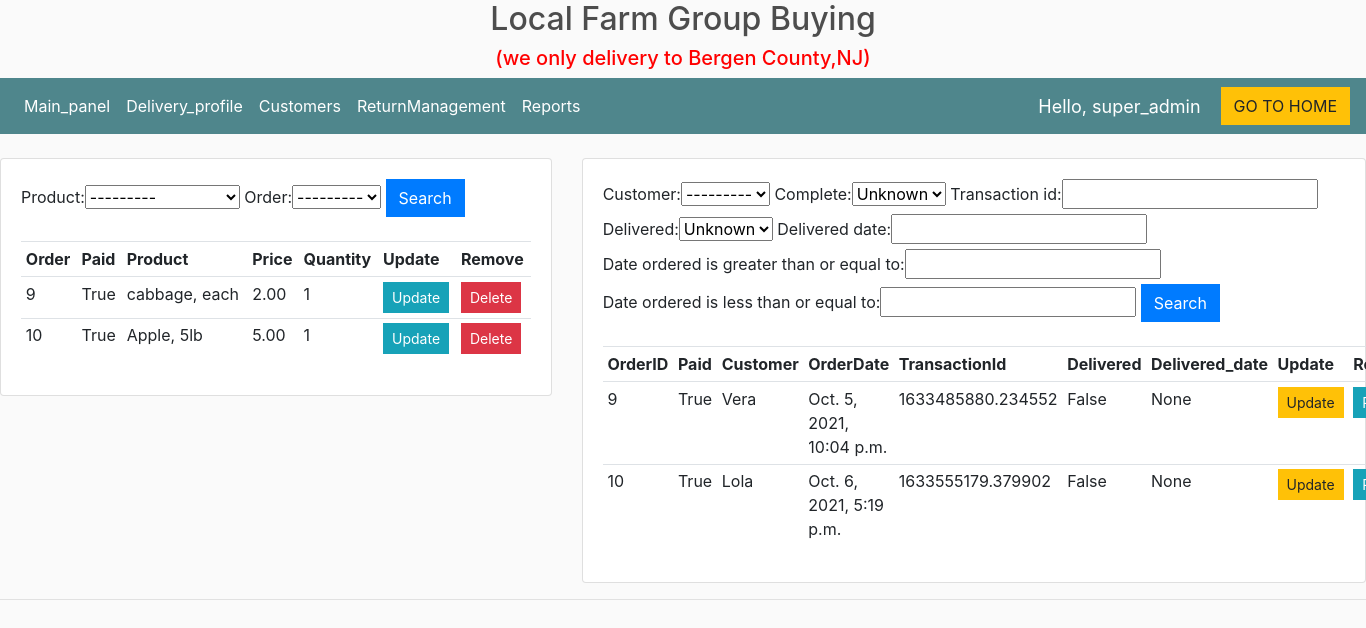
The page /dashboard/ (signed in) on the database its author committed.
### store/models.py (models this page shows, shortened)
class OrderItem(models.Model):
	product = models.ForeignKey(Product, on_delete=models.SET_NULL, null=True)
	order = models.ForeignKey(Order,  on_delete=models.SET_NULL, null=True)
	quantity = models.IntegerField(default=0, null=True, blank=True)

class Order(models.Model):
	customer = models.ForeignKey(Customer, on_delete=models.SET_NULL, null=True, blank=True)
	date_ordered = models.DateTimeField(max_length=100, null=True)
	complete = models.BooleanField(default=False)
	transaction_id = models.CharField(max_length=100, null=True)
	delivered = models.BooleanField(default=False)
	delivered_date = models.DateField(max_length=100, null=True,blank=True)
	def __str__(self):
		return str(self.id)

class Product(models.Model):
	CATEGORY = (
		('Vegetables', 'Vegetables'),
		('Fruits', 'Fruits'),
		('Eggs', 'Eggs'),
	)
	name = models.CharField(max_length=200)
	category = models.CharField(max_length=200, null=True, choices=CATEGORY)
	price = models.FloatField()
	describe = models.CharField(max_length=1000)
	image = models.ImageField(null=True, blank=True)
	def __str__(self):
		return self.name

class Customer(models.Model):
    user = models.OneToOneField(User, null=True, blank=True, on_delete=models.CASCADE)
    name = models.CharField(max_length=200, null=True)
    email = models.EmailField(max_length=200)
    phone = models.CharField(max_length=200)
    profile_pic = models.ImageField(default='touxiang.png', null=True, blank=True)
    def __str__(self):
        return self.name

### store/decorators.py (the view)
   def wrapper_function(request, *args, **kwargs):
      group = None
      if request.user.groups.exists():
         group = request.user.groups.all()[0].name
      if group == 'customer':
         return redirect('customer')
      if group == 'admin':
         return view_func(request, *args, **kwargs)

### store/views.py (called while the page is built)
@login_required(login_url='login')
@admin_only
def dashboard(request):
	items = OrderItem.objects.select_related('product', 'order')
	myFilter1 = OrderFilter(request.GET, queryset=items)
	items = myFilter1.qs
	orders = Order.objects.all()
	myFilter = OrderMatchFilter(request.GET, queryset=orders)
	orders = myFilter.qs
	context = { 'items': items, 'myFilter1': myFilter1, 'orders': orders, 'myFilter': myFilter}
	return render(request, 'store/dashboard.html', context)

### store/templates/store/dashboard.html
{%  extends 'store/maindashboard.html' %}
{% load static %}
{% block content %}
<br>
<div class="row">
	<div class="col-5">
		<div class="card card-body">
			<form method="get">
				{{myFilter1.form}}
		    <button class="btn btn-primary" type="submit">Search</button>
		  </form>
<br>
			<table class="table table-sm">
				<tr>
					<th>Order</th>
					<th>Paid</th>
					<th>Product</th>
					<th>Price</th>
					<th>Quantity</th>
                    <th>Update</th>
					<th>Remove</th>
				</tr>
				{% for i in items %}
				    <tr>
						<td>{{i.order.id}}</td>
						<td>{{i.order.complete}}</td>
                        <td>{{i.product}}</td>
						<td>{{i.product.price|floatformat:2}}</td>
                        <td>{{i.quantity}}</td>
						<td><a class="btn btn-sm btn-info" href="{% url 'updateorder' i.id %}">Update</a></td>
						<td><a class="btn btn-sm btn-danger" href="{% url 'deleteorder' i.id %}">Delete</a></td>
					</tr>
				{% endfor %}
            </table>
		</div>
    </div>
	<div class="col-7">
		<div class="card card-body">
			<form method="get">
				{{myFilter.form}}
		    <button class="btn btn-primary" type="submit">Search</button>
		  </form>
<br>
			<table class="table table-sm">
				<tr>
					<th>OrderID</th>
					<th>Paid</th>
					<th>Customer</th>
					<th>OrderDate</th>
					<th>TransactionId</th>
					<th>Delivered</th>
					<th>Delivered_date</th>
					<th>Update</th>
					<th>Receipt</th>
				</tr>
				{% for o in orders %}
				    <tr>
						<td>{{o.id}}</td>
						<td>{{o.complete}}</td>
						<td>{{o.customer}}</td>
						<td>{{o.date_ordered}}</td>
						<td>{{o.transaction_id}}</td>
						<td>{{o.delivered}}</td>
						<td>{{o.delivered_date}}</td>
						<td><a class="btn btn-sm btn-warning" href="{% url 'status' o.id %}">Update</a></td>
						<td><a class="btn btn-sm btn-info" href="{% url 'receipt' o.id %}">Receipt</a></td>
					</tr>
				{% endfor %}
            </table>
		</div>
    </div>
</div>
{% endblock %}

### store/templates/store/navbardashboard.html (shortened to what this page needs)
{% load static %}
<nav class="navbar navbar-expand-lg navbar-dark bg-dark">
    <div class="collapse navbar-collapse" id="navbarSupportedContent">
	    <ul class="navbar-nav mr-auto">
	      <li class="nav-item active">
	        <a class="nav-link" href="{% url 'dashboard' %}">Main_panel </a>
	      </li>
			<li class="nav-item active">
	        <a class="nav-link" href="{% url 'delivery' %}">Delivery_profile</a>
			</li>
			<li class="nav-item active">
	        <a class="nav-link" href="{% url 'customer_info' %}">Customers</a>
			</li>
			<li class="nav-item active">
	        <a class="nav-link" href="{% url 'ReturnManagement' %}">ReturnManagement</a>
			</li>
		 {% if request.user.is_superuser%}
	      <li class="nav-item active">
	        <a class="nav-link" href="{% url 'reports' %}">Reports</a>
	      </li>
			{% endif %}
	    </ul>
	     	<span class="hello-msg">Hello, {{request.user}}</span>
	    <div class="form-inline my-2 my-lg-0">
	     	<a href="{% url 'homein' %}"class="btn btn-warning">GO TO HOME</a>
	    </div>
       </div>
	 </nav>

### static/css/main.css (style rules this page uses)
body { background-color: hsl(0, 0%, 98%); }
.bg-dark { background-color: #4f868c!important; }
.btn { border-radius: 0; }

### store/templates/store/navbardashboard.html (style rules this page uses)
.hello-msg { font-size: 18px; color: #fff; margin-right: 20px; }

### rows shown on the page
OrderItem: order.id "9", order.complete "True", product "cabbage, each", product.price "2.00", quantity "1"
OrderItem: order.id "10", order.complete "True", product "Apple, 5lb", product.price "5.00", quantity "1"
Order: id "9", complete "True", customer "Vera", date_ordered "Oct. 5, 2021, 10:04 p.m.", transaction_id "1633485880.234552", delivered "False", delivered_date "None"
Order: id "10", complete "True", customer "Lola", date_ordered "Oct. 6, 2021, 5:19 p.m.", transaction_id "1633555179.379902", delivered "False", delivered_date "None"

### other values the page prints
{{ request.user }} "super_admin"
